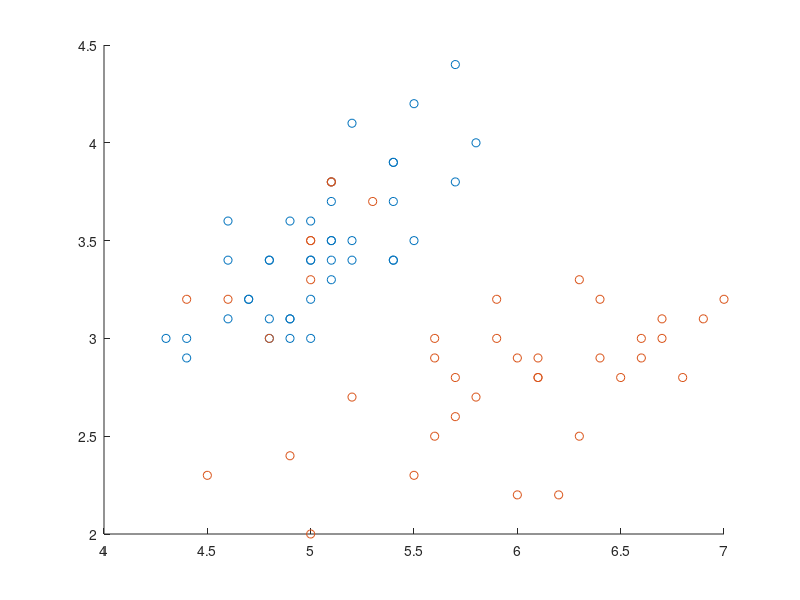

Write the MATLAB code that produced this figure.
% Autores: Erik Cuevas, Omar Avalos, Arturo Valdivia y Primitivo Díaz         
% Ejemplo 1.8 del uso de la función boxplot en MatLAB.
% Se carga el conjunto de observaciones
load fisheriris.mat
% Se genera y despliega el diagrama de dispersión entre las
% característica 1 y 2 contemplando
% las observaciones de la 1-40
scatter(meas(1:40,1),meas(1:40,2))
%se mantiene la gráfica anterior para encimar el siguiente grafico
hold on
% Se genera y despliega el diagrama de dispersión entre las
% característica 1 y 2 contemplando
% las observaciones de la 41-80
scatter(meas(41:80,1),meas(41:80,2))
